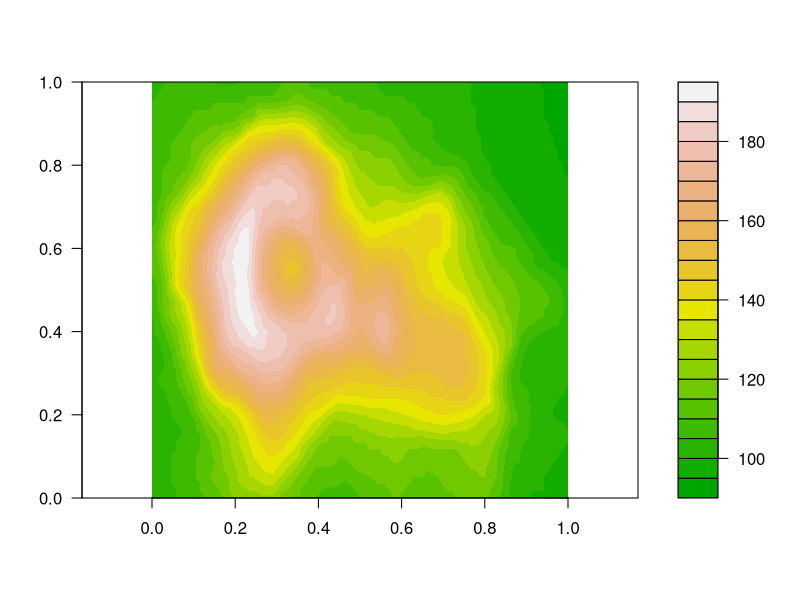

Write R code to recreate this figure.
## ---- chunk 1
knitr::opts_chunk$set(echo = TRUE)
## ---- chunk 2
set.seed(12890926) # set the seed (Quia Sapientia)
rnorm(5) # create 5 normal variates
## ---- chunk 3
filled.contour(volcano, color.palette = terrain.colors, asp = 1)
